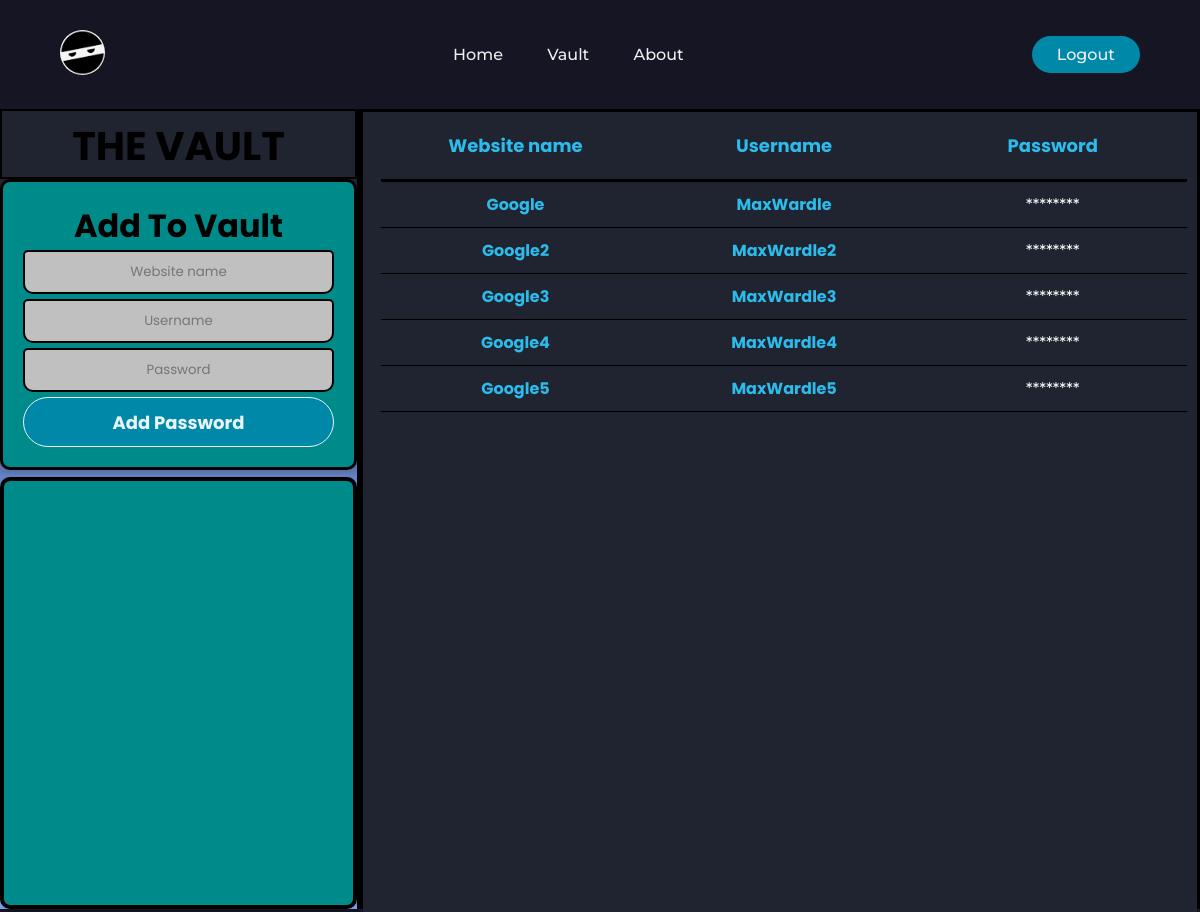
The app's page /vault (signed in), older data.
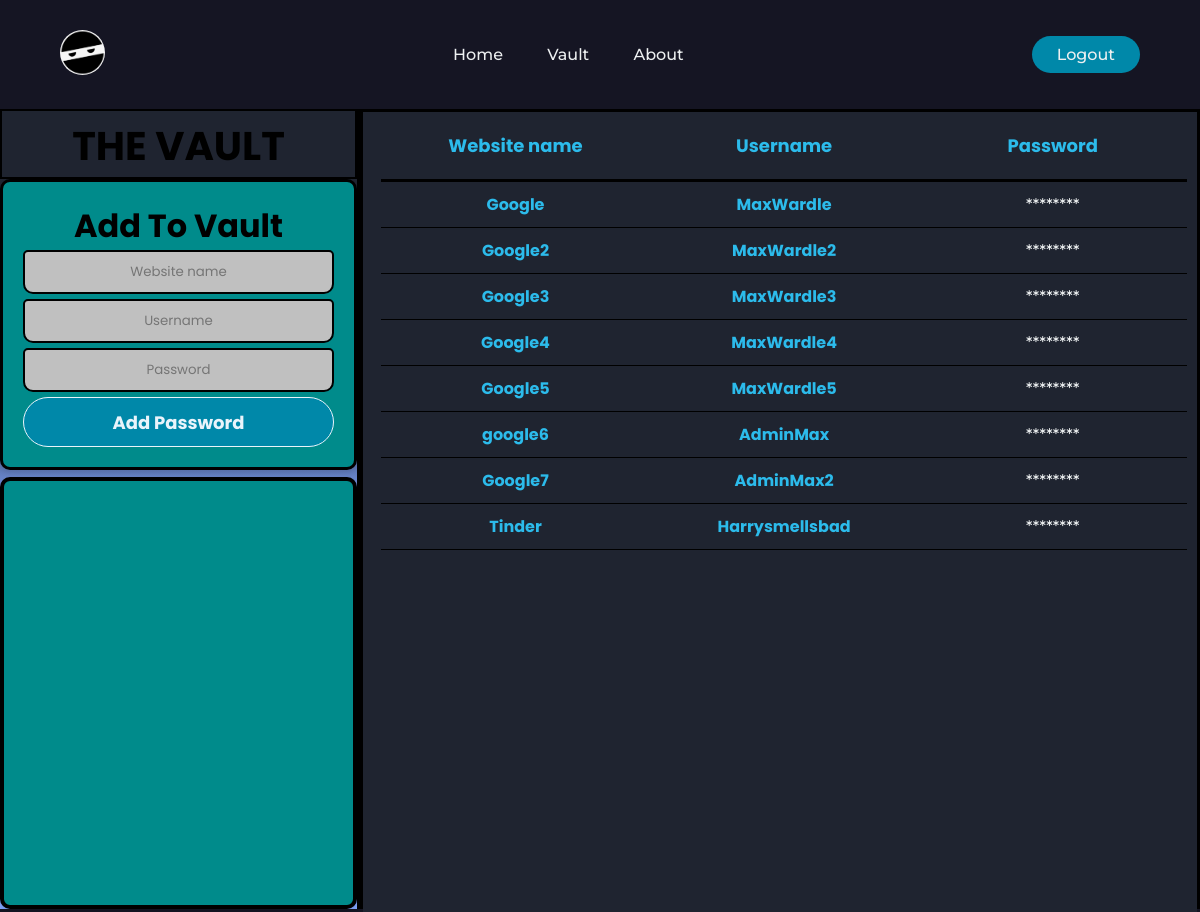
The same page, newer data.
### vault/models.py (models this page shows, shortened)
class Info(models.Model):
    website_name = models.CharField(max_length=50)
    username = models.CharField(max_length=50)
    website_password = models.CharField(max_length=50)
    user_account = models.ForeignKey(User, on_delete=models.CASCADE, related_name="passwords")

### vault/views.py (the view, shortened to what this page needs)
# urls.py: path('', include("vault.urls"))
@login_required(login_url='/login')
def vault(request):
    passwords = Info.objects.filter(user_account=request.user.id)
    form = forms.InfoForm(request.POST)
    infoForm = forms.InfoForm()
    return render(request, "vault/vault.html", {
        "passwords": passwords,
        "infoForm": infoForm,
    })

### vault/forms.py
class InfoForm(forms.ModelForm):
    website_name = forms.CharField(max_length=100, widget=forms.TextInput(attrs={
        'id': 'id_website_name',
        'name': 'website_name',
        'maxlength': '100',
        'required': 'true',
        'placeholder': 'Website name'
    }))
    username = forms.CharField(max_length=50, widget=forms.TextInput(attrs={
        'id': 'id_username',
        'name': 'username',
        'maxlength': '50',
        'required': 'true',
        'placeholder': 'Username'
    }))
    website_password = forms.CharField(max_length=50, widget=forms.PasswordInput(attrs={
        'id': 'id_website_password',
        'name': 'website_password',
        'type': 'password',
        'maxlength': '50',
        'required': 'true',
        'placeholder': 'Password'
    }))
    class Meta:
        model = Info
        fields = ['website_name', 'username', 'website_password']

### vault/templates/vault/vault.html (shortened to what this page needs)
{% extends 'base.html' %}
{% load static %}
{% block content %}
    <div class="main">
        <div class="tableBox">
            <div class="table">
                <div id='webName'>
                    <p class="graphTitle">Website name</p>
                    <ul>
                        {% for password in passwords %}
                            <li><p class="graphText">{{ password.website_name }}</p></li>
                        {% endfor %}
                    </ul>
                </div>
                <div id='webUsername'>
                    <p class="graphTitle">Username</p>
                    <ul>
                        {% for password in passwords %}
                            <li><p class="graphText">{{password.username}}</p></li>
                        {% endfor %}
                    </ul>
                </div>
                <div id='webPassword'>
                    <h1 class="graphTitle">Password</h1>
                    <ul>
                        <div id="passwordTable">
                            {% for password in passwords %}
                                <li class="passwordBox">
                                    <p class="graphText">
                                        <a class="copyPassword" data-password="{{ password.website_password }}">********</a>
                                    </p>
                                </li>
                            {% endfor %}
                        </div>
                    </ul>
                </div>
            </div>
        </div>
            <div class="buttonBox">
                <div class="buttonBoxTitle">
                    <h1 id="vaultTitle">THE VAULT<h1>
                </div>
                <div class="addForm">
                    <form action="/vault" method="post">
                        <h4 id="addFormBoxTitle">Add To Vault</h4>
                        <li >
                            <div class="addFormBox">
                                {{infoForm.website_name}}
                            </div>
                        </li>
                        <li >
                            <div class="addFormBox">
                                {{infoForm.username}}
                            </div>
                        </li>
                        <li >
                            <div class="addFormBox">
                                {{infoForm.website_password}}
                            </div>
                        </li>
                        <input id="addPasswordButton" type="submit" value="Add Password">
                    </form>
                </div>
                <div class="buttons">
                </div>
            </div>
    </div>
{% endblock %}

Row changes from the older to the newer data that the page shows:
added Info: website_name "google6", username "AdminMax"
added Info: website_name "Google7", username "AdminMax2"
added Info: website_name "Tinder", username "Harrysmellsbad"
